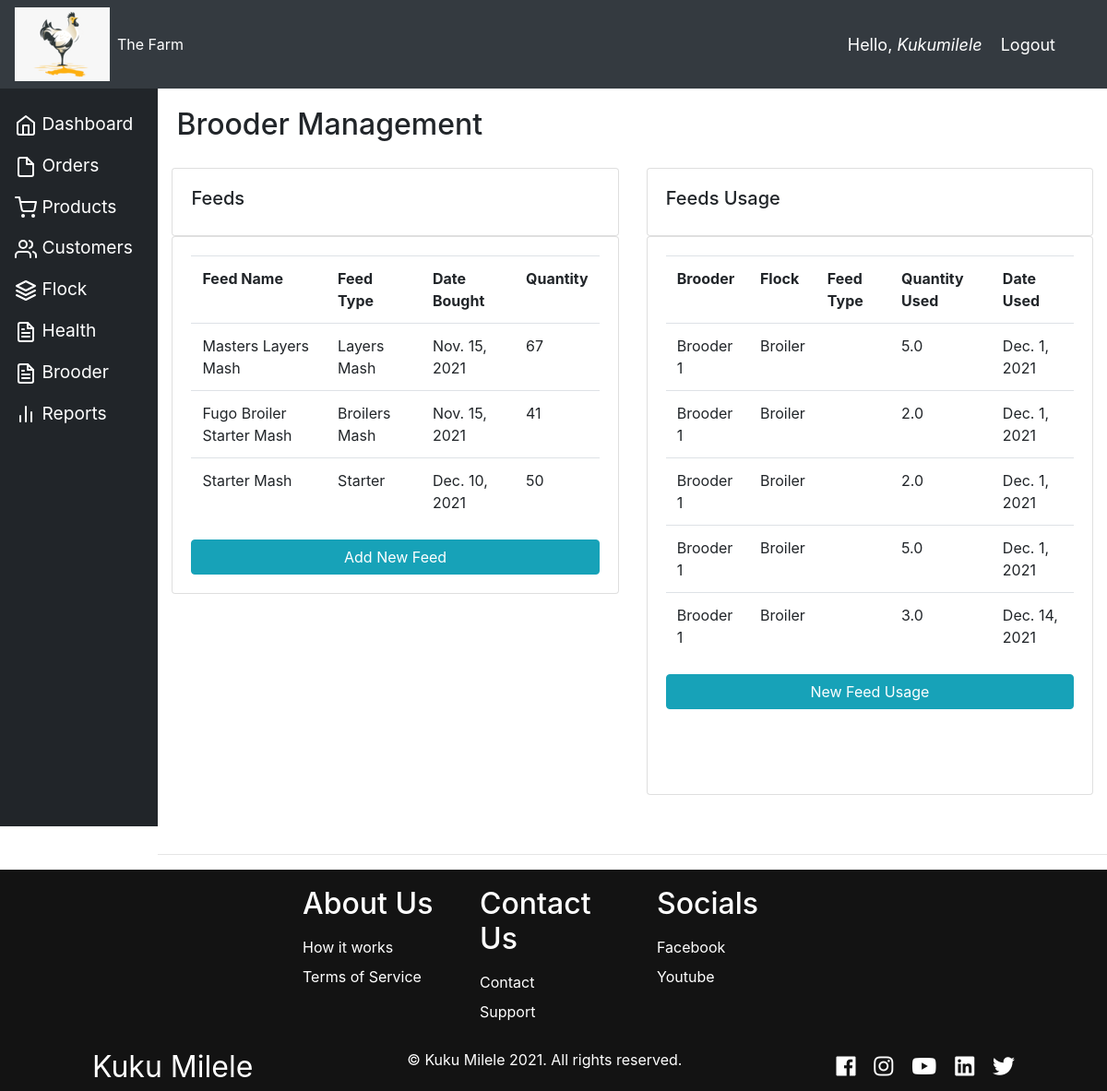
The app's page /brooder_manager/ (signed in), older data.
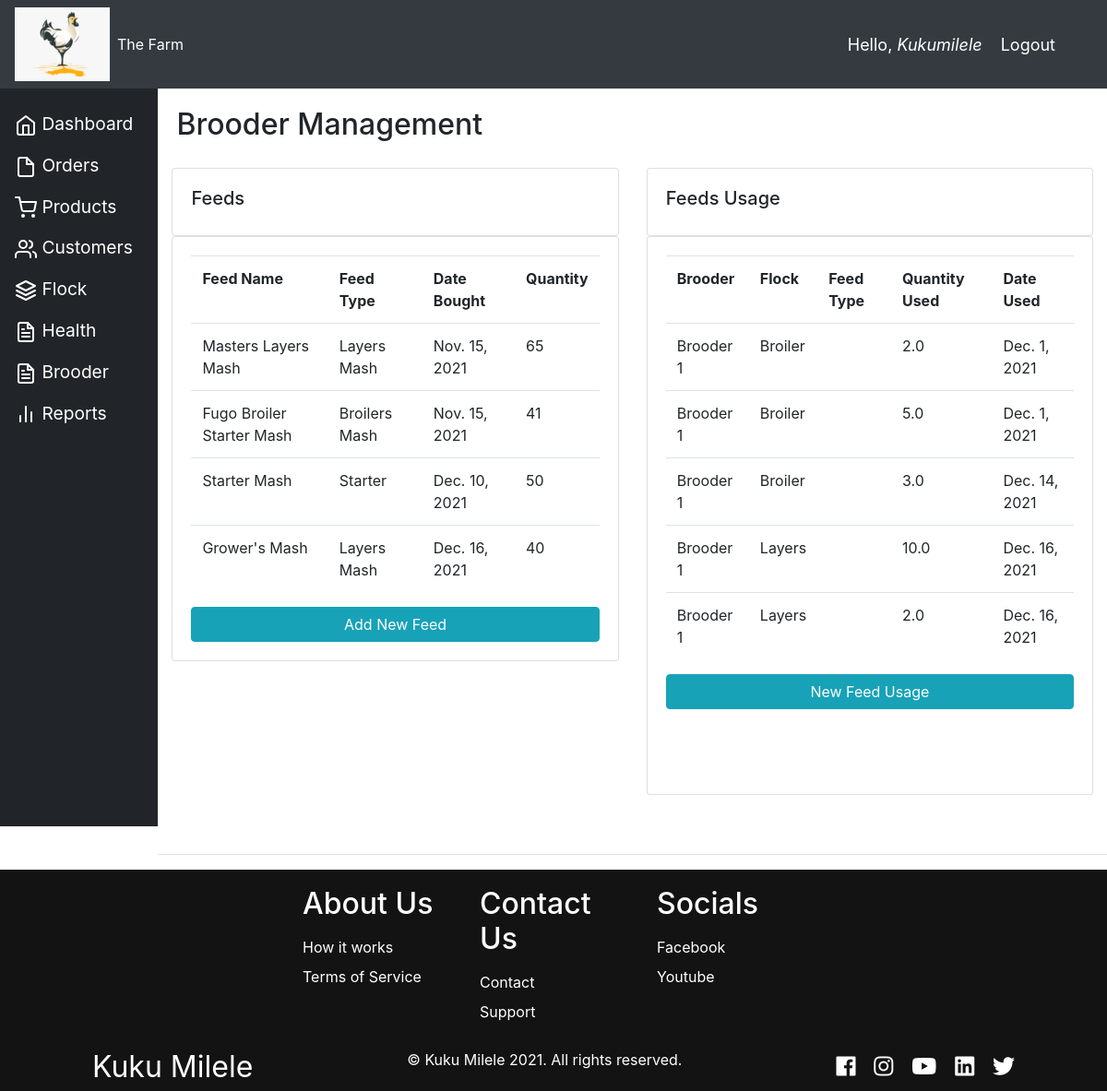
The same page, newer data.
### accounts/models.py (models this page shows, shortened)
class Feed(models.Model):
    FEED_TYPE = (
        ("Layers Mash", "Layers Mash"),
        ("Broilers Mash", "Broilers Mash"),
        ("Starter", "Starter"),
        ("Finisher", "Finisher"),
    )
    feeds_type = models.CharField(max_length=200, null=True, choices=FEED_TYPE)
    feed_name = models.CharField(max_length=100, null=True)
    date_feed_bought = models.DateField(auto_now_add=True, null=True)
    feed_quantity = models.IntegerField(null=True)
    feed_price = models.FloatField(
        null=True, validators=[MinValueValidator(1.0)])

class FeedUsage(models.Model):
    FEED_TYPE = (
        ("Layers Mash", "Layers Mash"),
        ("Broilers Mash", "Broilers Mash"),
        ("Starter", "Starter"),
        ("Finisher", "Finisher"),
    )
    brooder = models.ForeignKey(Brooder, null=True, on_delete=models.SET_NULL)
    flock = models.ForeignKey(Flock, null=True, on_delete=models.SET_NULL)
    feed = models.ForeignKey(Feed, null=True, on_delete=models.SET_NULL)
    feed_quantity_used = models.FloatField(
        null=True, validators=[MinValueValidator(1.0)]
    )
    feed_usage_date = models.DateField(auto_now_add=True, null=True)

class Brooder(models.Model):
    brooder_name = models.CharField(max_length=50, null=True)
    is_occupied = models.BooleanField(default=False, null=True)
    last_cleaning_date = models.DateField(null=True)
    capacity = 100
    def __str__(self):
        return self.brooder_name

class Flock(models.Model):
    BREED_TYPE = (
        ("Broiler", "Broiler"),
        ("Layers", "Layers"),
    )
    flock_breedtype = models.CharField(
        max_length=100, null=True, choices=BREED_TYPE)
    batch_no = models.FloatField(null=True, validators=[
                                 MinValueValidator(1.0)])
    flock_quantity = models.FloatField(
        null=True, validators=[MinValueValidator(1.0), MaxValueValidator(100.0)]
    )
    date_flock_bought = models.DateTimeField(auto_now_add=True, null=True)
    flock_price = models.FloatField(
        null=True, validators=[MinValueValidator(1.0)])
    is_closed = models.BooleanField(default=False, null=True)
    brooder = models.ForeignKey(Brooder, null=True, on_delete=models.SET_NULL)
    def __str__(self):
        return self.flock_breedtype

### accounts/decorators.py (the view)
        def wrapper_func(request, *args, **kwargs):
            group = None
            if request.user.groups.exists():
                group = request.user.groups.all()[0].name
            if group in allowed_roles:
                return view_func(request, *args, **kwargs)
            else:
                return HttpResponse('You are not authorized to view this page as per the decorator')

### accounts/views.py (called while the page is built)
@login_required(login_url="login")
@allowed_users(allowed_roles=["admin", "brooder"])
def brooderManager(request):
    brooders = Brooder.objects.all()
    feeds = Feed.objects.all()
    feedsusage = FeedUsage.objects.all()
    context = {"brooders": brooders, "feeds": feeds, "feedsusage": feedsusage}
    return render(request, "accounts/brooder_manager.html", context)

### accounts/templates/accounts/brooder_manager.html
{% extends 'accounts/main.html' %} {% block content %}
<div class="row">
  <div class="card-body">
    <h2>Brooder Management</h2>
  </div>
</div>
<div class="row">
  <div class="col-md">
    <div class="card card-body">
      <h5>Feeds</h5>
    </div>
    <div class="card card-body">
      <table class="table">
        <tr>
          <th>Feed Name</th>
          <th>Feed Type</th>
          <th>Date Bought</th>
          <th>Quantity</th>
        </tr>
        {% for i in feeds %}
        <tr>
          {% if forloop.revcounter <= 5 %}
          <td>{{i.feed_name}}</td>
          <td>{{i.feeds_type}}</td>
          <td>{{i.date_feed_bought}}</td>
          <td>{{i.feed_quantity}}</td>
          {% endif %}
        </tr>
        {% endfor %}
      </table>
      <a class="btn btn-info" href="{% url 'add_feed' %}" width="12px"
        >Add New Feed</a
      >
    </div>
  </div>
  <div class="col-md">
    <div class="card card-body">
      <h5>Feeds Usage</h5>
    </div>
    <div class="card card-body">
      <table class="table">
        <tr>
          <th>Brooder</th>
          <th>Flock</th>
          <th>Feed Type</th>
          <th>Quantity Used</th>
          <th>Date Used</th>
        </tr>
        {% for usage in feedsusage %}
        <tr>
          {% if forloop.revcounter <= 5 %}
          <td>{{usage.brooder}}</td>
          <td>{{usage.flock}}</td>
          <td>{{usage.feeds_type}}</td>
          <td>{{usage.feed_quantity_used}}</td>
          <td>{{usage.feed_usage_date}}</td>
          {% endif %}
        </tr>
        {% endfor %}
      </table>
      <a class="btn btn-info" href="{% url 'add_feed_usage' %}" width="12px"
        >New Feed Usage</a
      >
      <br />
      <br />
      <br />
    </div>
  </div>
</div>
<br />
{% endblock %}

Row changes from the older to the newer data that the page shows:
no longer on this page (row unchanged): FeedUsage: brooder "Brooder 1", flock "Broiler", feed_quantity_used "5.0", feed_usage_date "Dec. 1, 2021"
no longer on this page (row unchanged): FeedUsage: brooder "Brooder 1", flock "Broiler", feed_quantity_used "2.0", feed_usage_date "Dec. 1, 2021"
changed Feed "Masters Layers Mash": feed_quantity "67" → "65"
added Feed: feed_name "Grower's Mash", feeds_type "Layers Mash", date_feed_bought "Dec. 16, 2021", feed_quantity "40"
added FeedUsage: brooder "Brooder 1", flock "Layers", feed_quantity_used "10.0", feed_usage_date "Dec. 16, 2021"
added FeedUsage: brooder "Brooder 1", flock "Layers", feed_quantity_used "2.0", feed_usage_date "Dec. 16, 2021"
